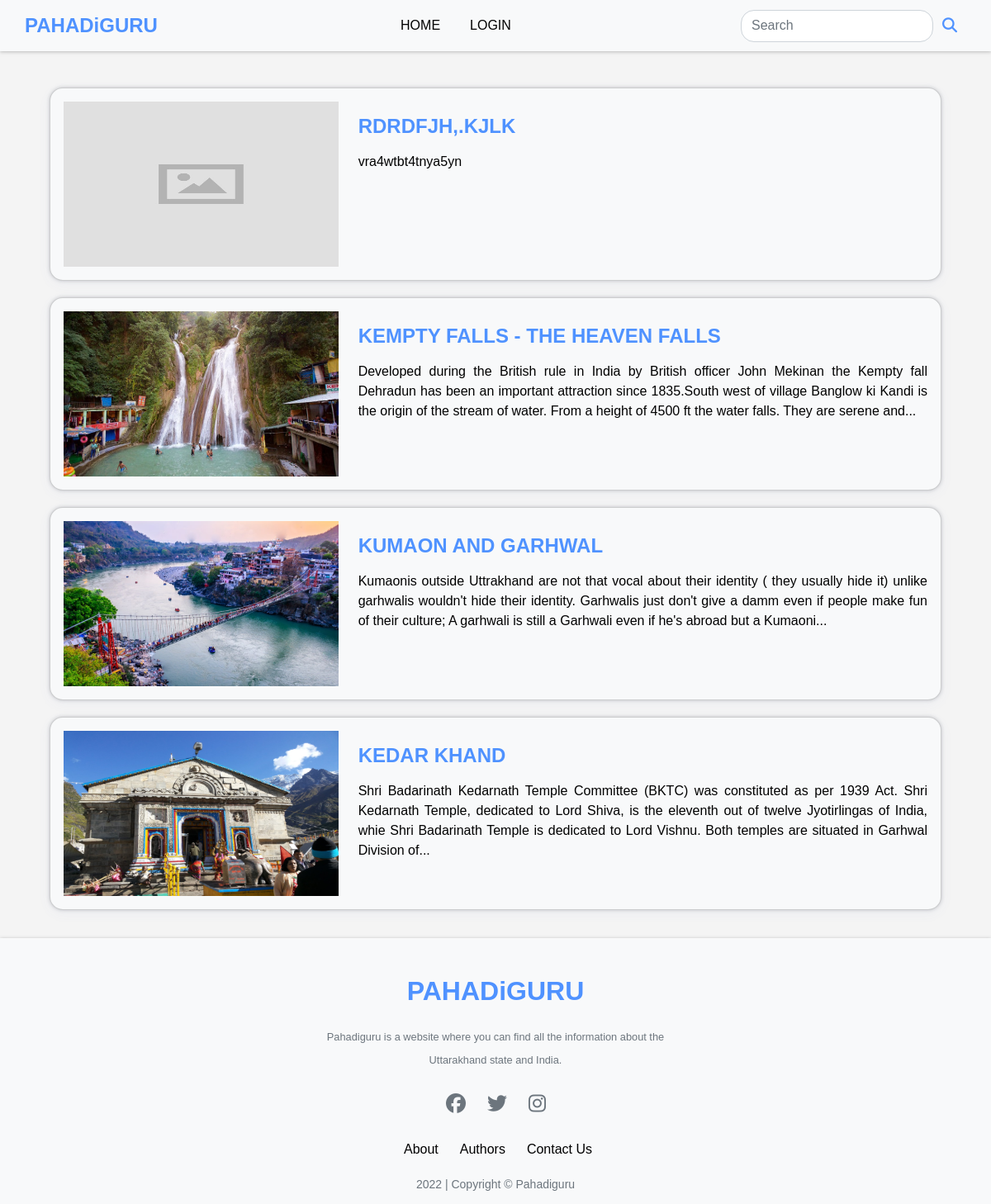
/allposts/Uttarakhand History, run on an earlier commit of the app's database.
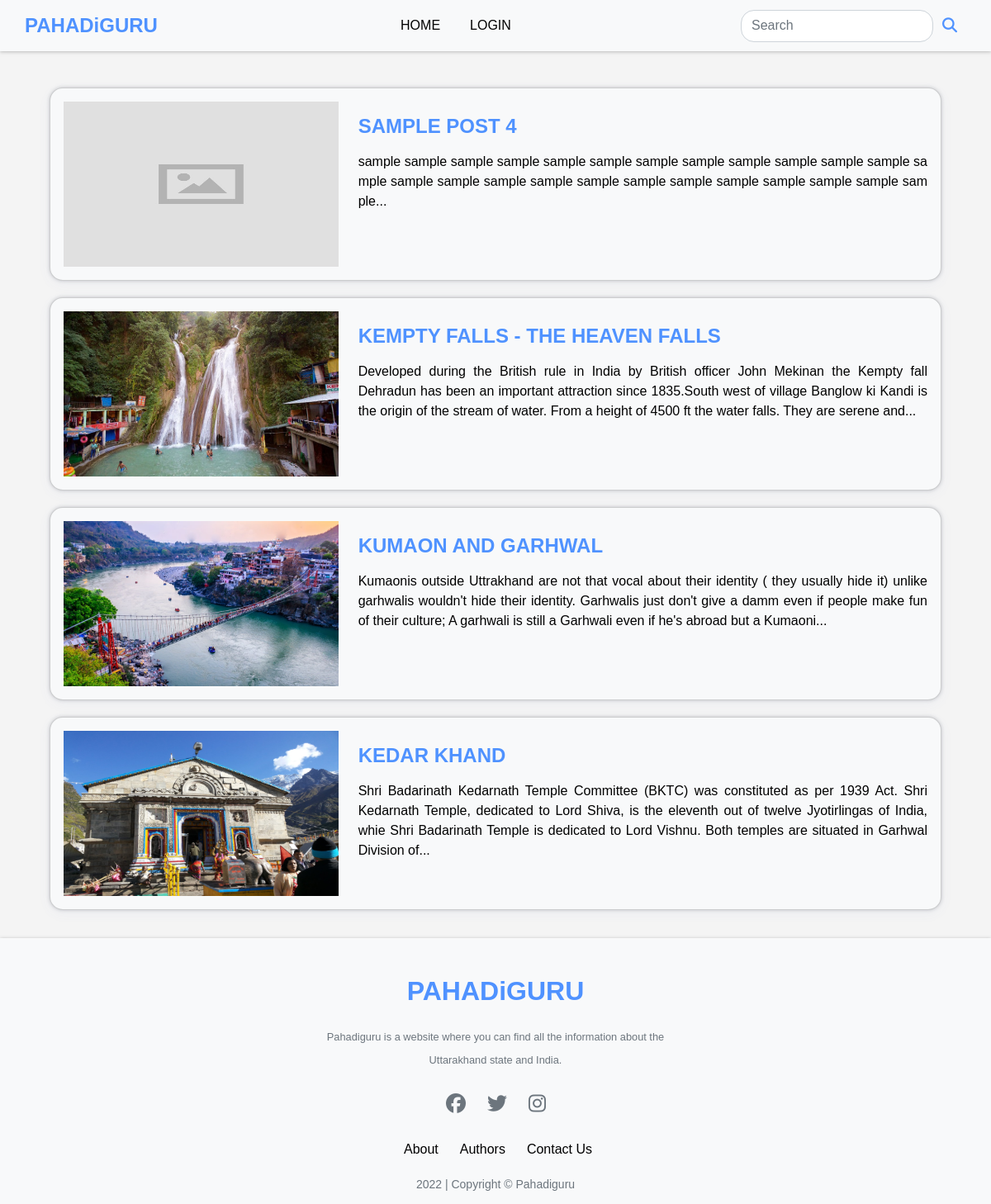
And on a later commit of the database.
### app.py (models this page shows)
class Posts(db.Model):
    id = db.Column(db.Integer, primary_key=True)
    title = db.Column(db.String(200), nullable=False)
    category = db.Column(db.String(50), nullable=False)
    slug= db.Column(db.String(200),nullable=True)
    content = db.Column(db.String(500), nullable=False)
    date_added = db.Column(db.Date, default=date.today)
    date_time = db.Column(db.DateTime, default=datetime.utcnow)
    poster_id = db.Column(db.Integer, db.ForeignKey('users.id'))
    likes=db.relationship('Likes',backref='post',passive_deletes=True)
    views=db.relationship('Views',backref='post',passive_deletes=True)
    image = db.Column(db.String(), nullable=True)

### app.py (the view)
@app.route("/allposts/<string:category>", methods=['GET', 'POST'])
def allposts(category):
    posts = Posts.query.filter_by(category=category).all()
    posts.reverse()
    return render_template('allposts.html', posts=posts,category=category)

### templates/allposts.html (shortened to what this page needs)
{% extends 'base.html' %} {% block head %}
<link
  rel="stylesheet"
  href="{{url_for('static',filename='css/allposts.css')}}"
/>
{% endblock %} {% block content %}
<br /><br /><br /><br />
<div class="container m-auto" style="width: 90vw;">
  <div class="row">
    {% for post in posts %}
    <div
      class="card col-md-12 p-3 rounded-4"
      style="
        background-color: #f8f9fa;
        box-shadow: rgba(67, 71, 85, 0.27) 0px 0px 0.25em,
          rgba(90, 125, 188, 0.05) 0px 0.25em 1em;
      "
      >
      <a href="{{url_for('postpage',id=post.id)}}" style="text-decoration: none; color: #000!important; text-align: justify;">
      <div class="row">
        <div class="col-md-4">
          <img
            class="w-100"
            height="200"
            src="{{url_for('static', filename='images/feature_photo/'+ post.image)}}"
          />
        </div>
        <div class="col-md-8 my-3">
          <div class="card-block">
            <h6 class="card-title">{{post.title}}</h6>
            <p class="card-text my-3">
              {{post.content|safe|truncate(300)}}
            </p>
          </div>
        </div>
      </div>
      </a>
    </div>
    {% endfor %}
  </div>
</div>
<br />
{% endblock %}

### templates/base.html (shortened to what this page needs)
<!DOCTYPE html>
<html lang="en">
<head>
    <link
    rel="stylesheet"
    href="https://cdn.jsdelivr.net/npm/bootstrap@5.2.2/dist/css/bootstrap.min.css"
    />
    <link rel="stylesheet" href="https://cdnjs.cloudflare.com/ajax/libs/font-awesome/5.15.4/css/all.min.css" />
    <link rel="stylesheet" href="https://cdnjs.cloudflare.com/ajax/libs/font-awesome/6.2.1/css/all.min.css" />
    {% block head %}
    {% endblock %}
    {% block navbar %}
        {% include 'navbar.html' %}
    {% endblock %}
    {% block content %}
    {% endblock%}
    {% block footer %}
        {% include 'footer.html' %}
    {% endblock %}
</body>
</html>

### templates/navbar.html (shortened to what this page needs)
{% block head %}
<link rel="stylesheet" href="{{url_for('static',filename='css/navbar.css')}}">
{% endblock %}
 <div class="navbar_section">
    <nav class="navbar navbar-expand-md fixed-top navbar-light bg-light" style="box-shadow: 0 1px 4px 0 rgba(163, 163, 163, 0.711);">
      <div class="container-fluid">
        <a class="navbar-brand branding logo" href="{{url_for('home')}}">PAHADiGURU</a>
        <div class="collapse navbar-collapse" id="navbarSupportedContent">
          <ul class="navbar-nav mx-auto mb-2 mb-lg-0 nav-pills">
            <li class="nav-item">
              <a class="nav-link" href="{{url_for('home')}}">Home</a>
            </li>
            {% if not current_user.is_authenticated %}
            <li class="nav-item">
              <a class="nav-link" href="{{url_for('login')}}">Login</a>
            </li>
            {% endif %}
          </ul>
          <div class="nav-right">
            <form class="d-flex">
            <input class="form-control rounded-4" type="search" placeholder="Search" aria-label="Search">
            <a style="font-size: large; padding: 6px 1px; color: #4f92ff;" href="#"><i class="fas fa-search"></i></a>
            </form>
          </div>
        </div>
      </div>
    </nav>
  </div>

### templates/footer.html
{% block head %}
<link rel="stylesheet" href="{{url_for('static',filename='css/footer.css')}}">
{% endblock %}
<div id="footer-1" class="pg-footer">
  <footer>
    <div class="footer-content">
        <h3>PAHADiGURU</h3>
        <p class="text-muted" style="font-size: .8rem; padding: 0 1rem;">Pahadiguru is a website where you can find all the information about the Uttarakhand state and India.</p>
        <ul style="padding-left: 0;" class="socials">
            <li><a href="https://github.com/"><i style="font-size: x-large;" class="fa-brands fa-facebook"></i></a></li>
            <li><a href="https://github.com/"><i style="font-size: x-large;" class="fa-brands fa-twitter"></i></a></li>
            <li><a href="https://github.com/"><i style="font-size: x-large;" class="fa-brands fa-instagram"></i></a></li>
        </ul>
        <div class="footer-menu " style="margin-top: -20px;">
          <ul style="padding-left: 0;" class="f-menu">
            <li><a href="{{url_for('about')}}">About</a></li>
            <li><a href="{{url_for('authors')}}">Authors</a></li>
            <li><a href="{{url_for('contact')}}">Contact Us</a></li>
          </ul>
          <p class="text-muted">2022 | Copyright &copy; Pahadiguru </p>
        </div>
    </div>
</footer>
</div>

### static/css/allposts.css (style rules this page uses)
.card { border-radius:0; margin:10px auto; }
.card-title { text-transform: uppercase; color: #4f92ff; font-size: 1.5rem; font-weight: 600; }
.card-text { margin-top:10px; margin-bottom: 10px; }

### static/css/navbar.css (style rules this page uses)
.container-fluid { width: 97%; }
.logo { font-weight: bolder; font-size: 1.5rem; color: #4f92ff ; }
.nav-item { margin: 0 10px; transition: all 0.5s linear; }
.navbar-light .navbar-nav .nav-link { color: #000000; }
.navbar-nav li { display: block; text-transform: uppercase; }
.nav-right a { margin: 0 10px; }

### static/css/footer.css (style rules this page uses)
footer { bottom: 0; left: 0; right: 0; background: #f8f9fa; height: auto; width: 100vw; padding-top: 40px; color: black; box-shadow: 0 1px 4px 0 rgba(163, 163, 163, 0.911); }
.footer-content { display: flex; align-items: center; justify-content: center; flex-direction: column; text-align: center; }
.footer-content h3 { font-size: 2rem; text-transform: capitalize; line-height: 3rem; font-weight: bolder; color: #4f92ff; }
.footer-content p { max-width: 500px; margin: 10px auto; line-height: 28px; font-size: 14px; color: black; text-align: center; }
.socials { list-style: none; display: flex; align-items: center; justify-content: center; margin: 1rem 0 3rem 0; }
.socials li { margin: 0 10px; }
.socials a { text-decoration: none; color: #6C757d; padding: 5px; border-radius: 50%; }
.socials a i { font-size: 1.5rem; width: 20px; transition: color .4s ease; }
.footer-menu { float: right; }
.footer-menu ul { display: flex; }
.footer-menu ul li { padding-right: 10px; display: block; }
.footer-menu ul li a { color: black; text-decoration: none; margin-left: 1rem; text-align: center; }

What changed in the data, as far as the page shows it:
removed Posts: image (placeholder picture), title "RDRDFJH,.KJLK", content "vra4wtbt4tnya5yn"
added Posts: image (placeholder picture), title "SAMPLE POST 4", content "sample sample sample sample sample sample sample sample sample sample sample sample sample sample sample sample sample sample sample sample sample sample sample sample sample..."
